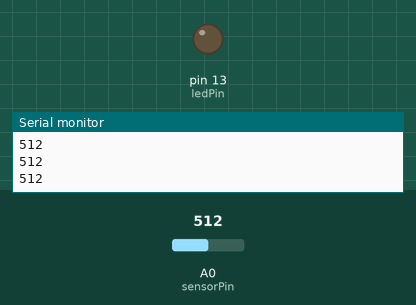
Bench run of a sketch on a simulated Arduino Uno, built with avr-gcc and run on an emulated ATmega328P. Shown: output pins drawn as LEDs (lit = HIGH), the last lines printed to the serial monitor. The test bench sets the inputs (shaded band); at power-on: A0 (sensorPin) = 512.

Above: at 1.2 s.
1.3 s: A0 (sensorPin) set to 0
At 1.6 s:
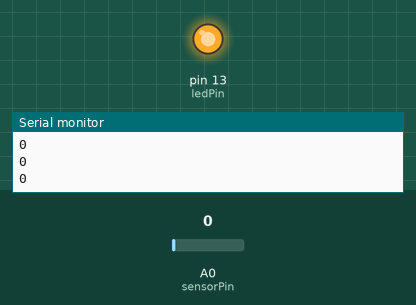
2.8 s: A0 (sensorPin) set to 122
At 4.1 s:
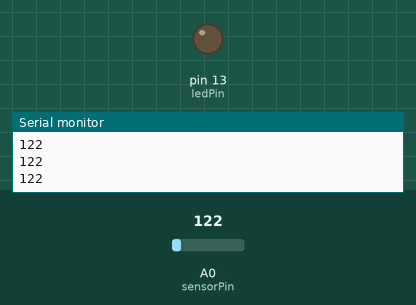
Timing chart, 0 to 5.8 s (numbered marks = the images above; inputs shaded):
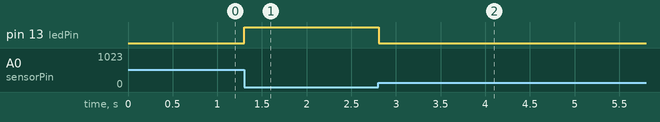

Measured:
- after the input at 1.3 s, pin 13 (ledPin): LOW → HIGH at once
- after the input at 2.8 s, pin 13 (ledPin): HIGH → LOW at once

The sketch:

BigRed_PhoneDownAlert.ino
```cpp
int sensorPin = A0;  // select the pin for the sensor
int ledPin = 13;      // select the pin for the LED
int sensorValue = 0; // variable to store the value from sensor

void setup() {
  // declare the ledPin as an OUTPUT:
  pinMode(ledPin, OUTPUT);
  //initialize debugging monitor
  Serial.begin(9600);
}

void loop() {
  // read the value from the sensor:
  sensorValue = analogRead(sensorPin);
  //print value to the monitor
  Serial.println(sensorValue);

  //if sensor doesn't sense phone, turn alert LED on
  if (sensorValue == 0){
    digitalWrite(ledPin, HIGH);
  }
  //if sensor senses phone, turns alert LED off
  if (sensorValue > 0){
    digitalWrite(ledPin, LOW);
  }
}
```
